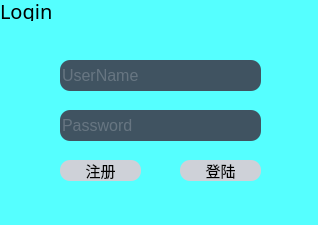
<?xml version="1.0" encoding="UTF-8"?>
<ui version="4.0">
 <class>MainFrom</class>
 <widget class="QWidget" name="MainFrom">
  <property name="geometry">
   <rect>
    <x>0</x>
    <y>0</y>
    <width>318</width>
    <height>225</height>
   </rect>
  </property>
  <property name="minimumSize">
   <size>
    <width>318</width>
    <height>225</height>
   </size>
  </property>
  <property name="maximumSize">
   <size>
    <width>318</width>
    <height>225</height>
   </size>
  </property>
  <property name="windowTitle">
   <string>0</string>
  </property>
  <property name="styleSheet">
   <string notr="true">background-color: rgb(85, 255, 255);</string>
  </property>
  <widget class="QLabel" name="label_3">
   <property name="geometry">
    <rect>
     <x>0</x>
     <y>199</y>
     <width>311</width>
     <height>20</height>
    </rect>
   </property>
   <property name="maximumSize">
    <size>
     <width>16777215</width>
     <height>20</height>
    </size>
   </property>
   <property name="text">
    <string/>
   </property>
  </widget>
  <widget class="QLabel" name="label">
   <property name="geometry">
    <rect>
     <x>0</x>
     <y>0</y>
     <width>81</width>
     <height>21</height>
    </rect>
   </property>
   <property name="font">
    <font>
     <family>宋体</family>
     <pointsize>15</pointsize>
    </font>
   </property>
   <property name="styleSheet">
    <string notr="true">font-style:MingLiU-ExtB;
</string>
   </property>
   <property name="text">
    <string>Login</string>
   </property>
  </widget>
  <widget class="QPushButton" name="pushButton">
   <property name="geometry">
    <rect>
     <x>180</x>
     <y>160</y>
     <width>81</width>
     <height>21</height>
    </rect>
   </property>
   <property name="font">
    <font>
     <pointsize>11</pointsize>
    </font>
   </property>
   <property name="styleSheet">
    <string notr="true">QPushButton{
background:#ced1d8;
border-style:outset;
border-radius:10px;
font-style:MingLiU-ExtB;
}
QPushButton:pressed{
background-color:rgb(224,0,0);
border-style:inset;
font-style:MingLiU-ExtB;
}</string>
   </property>
   <property name="text">
    <string>登陆</string>
   </property>
  </widget>
  <widget class="QLineEdit" name="nID">
   <property name="geometry">
    <rect>
     <x>60</x>
     <y>60</y>
     <width>201</width>
     <height>31</height>
    </rect>
   </property>
   <property name="styleSheet">
    <string notr="true">color:#8d98a1;
background-color:#405361;
font-size:16px;
border-style:outset;
border-radius:10px;
font-style:MingLiU-ExtB;</string>
   </property>
   <property name="placeholderText">
    <string>UserName</string>
   </property>
  </widget>
  <widget class="QLineEdit" name="password">
   <property name="geometry">
    <rect>
     <x>60</x>
     <y>110</y>
     <width>201</width>
     <height>31</height>
    </rect>
   </property>
   <property name="styleSheet">
    <string notr="true">color:#8d98a1;
background-color:#405361;
font-size:16px;
border-style:outset;
border-radius:10px;
font-style:MingLiU-ExtB;</string>
   </property>
   <property name="placeholderText">
    <string>Password</string>
   </property>
  </widget>
  <widget class="QPushButton" name="pushButton_2">
   <property name="geometry">
    <rect>
     <x>60</x>
     <y>160</y>
     <width>81</width>
     <height>21</height>
    </rect>
   </property>
   <property name="font">
    <font>
     <pointsize>11</pointsize>
    </font>
   </property>
   <property name="styleSheet">
    <string notr="true">QPushButton{
background:#ced1d8;
border-style:outset;
border-radius:10px;
font-style:MingLiU-ExtB;
}
QPushButton:pressed{
background-color:rgb(224,0,0);
border-style:inset;
font-style:MingLiU-ExtB;
}</string>
   </property>
   <property name="text">
    <string>注册</string>
   </property>
  </widget>
 </widget>
 <resources/>
 <connections/>
</ui>
